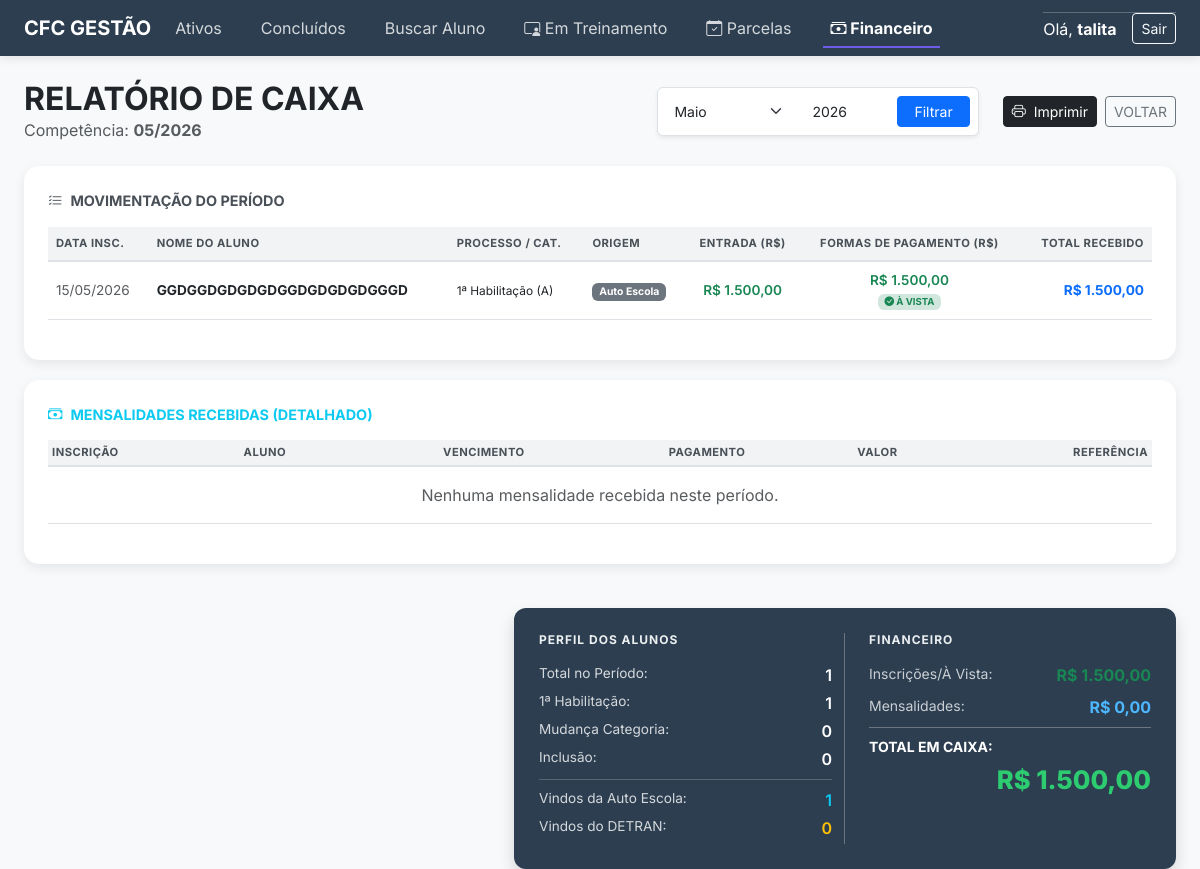
Page /relatorio_mensal (signed in) on the committed database.
### models.py (models this page shows, shortened)
class Aluno(db.Model):
    __tablename__ = 'alunos'
    id = db.Column(db.Integer, primary_key=True)
    nome = db.Column(db.String(100), nullable=False)
    cpf = db.Column(db.String(14), unique=True, nullable=False, index=True)
    contato = db.Column(db.String(20))
    tipo_processo = db.Column(db.String(50), default="1ª Habilitação", nullable=False)
    categoria = db.Column(db.String(2), nullable=False)
    horas_a = db.Column(db.Integer, default=0)
    horas_b = db.Column(db.Integer, default=0)
    data_inscricao = db.Column(db.Date, default=date.today)
    data_prova = db.Column(db.Date, nullable=True)
    concluido = db.Column(db.Boolean, default=False)
    data_conclusao = db.Column(db.Date)
    em_treinamento = db.Column(db.Boolean, default=False)
    origem = db.Column(db.String(20), default="Auto Escola")
    observacoes = db.Column(db.Text, nullable=True)
    valor_total = db.Column(db.Float, default=0.0)
    valor_entrada = db.Column(db.Float, default=0.0)
    forma_pagamento = db.Column(db.String(20), default='a_vista')
    qtd_parcelas = db.Column(db.Integer, default=1)
    aulas = db.relationship('Presenca', backref='aluno', lazy='dynamic', cascade="all, delete-orphan")
    parcelas = db.relationship('Parcela', backref='aluno', cascade="all, delete-orphan", lazy='dynamic')

### routes/financeiro.py (the view)
@financeiro_bp.route('/relatorio_mensal')
def relatorio_mensal():
    if 'usuario_logado' not in session:
        return redirect(url_for('auth.login'))
    if session.get('role') == 'instrutor':
        flash("Acesso negado ao Relatório.", "danger")
        return redirect(url_for('treinamento.treinamento'))
    mes = int(request.args.get('mes', date.today().month))
    ano = int(request.args.get('ano', date.today().year))
    alunos_novos = Aluno.query.filter(
        extract('month', Aluno.data_inscricao) == mes,
        extract('year', Aluno.data_inscricao) == ano
    ).all()
    parcelas_pagas_no_mes = Parcela.query.filter(
        Parcela.paga == True,
        extract('month', Parcela.data_pagamento) == mes,
        extract('year', Parcela.data_pagamento) == ano
    ).all()
    ids_com_parcela = [p.aluno_id for p in parcelas_pagas_no_mes]
    alunos_com_pagamento = Aluno.query.filter(Aluno.id.in_(ids_com_parcela)).all() if ids_com_parcela else []
    todos = list({a.id: a for a in (alunos_novos + alunos_com_pagamento)}.values())
    lista_final = []
    soma_entradas_mes = valor_parcelas_pagas = 0
    for aluno in todos:
        valor_inicial = 0
        if aluno.data_inscricao and aluno.data_inscricao.month == mes and aluno.data_inscricao.year == ano:
            valor_inicial = aluno.valor_total if aluno.forma_pagamento == 'a_vista' else (aluno.valor_entrada or 0)
            soma_entradas_mes += valor_inicial
        total_parcelas = sum(
            p.valor for p in aluno.parcelas
            if p.paga and p.data_pagamento and p.data_pagamento.month == mes and p.data_pagamento.year == ano
        )
        valor_parcelas_pagas += total_parcelas
        lista_final.append({
            'obj': aluno,
            'valor_inicial': valor_inicial,
            'eh_a_vista': aluno.forma_pagamento == 'a_vista'
        })
    def conta(tipo=None, cat=None, origem=None):
        return len([
            a for a in alunos_novos
            if (not tipo or (a.tipo_processo or '').strip().upper() == tipo.upper())
            and (not cat or (a.categoria or '').strip().upper() == cat.upper())
            and (not origem or (a.origem or '').strip().upper() == origem.upper())
        ])
    return render_template(
        'relatorio_mensal.html',
        alunos=lista_final,
        mes_atual=mes,
        ano_atual=ano,
        soma_entradas_mes=soma_entradas_mes,
        valor_parcelas_pagas=valor_parcelas_pagas,
        total_alunos_periodo=len(alunos_novos),
        qtd_primeira_hab=conta(tipo='1ª habilitação'),
        qtd_mudanca_cat=conta(tipo='mudança de categoria'),
        qtd_inclusao=conta(tipo='inclusão'),
        qtd_vindos_cfc=conta(origem='auto escola'),
        qtd_vindos_detran=conta(origem='detran'),
    )

### app.py (called while the page is built)
@app.context_processor
def utility_functions():
    def formatar_moeda(valor):
        if not valor:
            return "0,00"
        return "{:,.2f}".format(float(valor)).replace(',', 'X').replace('.', ',').replace('X', '.')
    return dict(formatar_moeda=formatar_moeda)

### templates/relatorio_mensal.html (shortened to what this page needs)
{% extends 'base.html' %}
{% block extra_css %}
<link rel="stylesheet" href="{{ url_for('static', filename='css/relatorio_mensal.css') }}">
{% endblock %}
{% block content %}
<div class="d-flex justify-content-between align-items-center mb-4">
    <div>
        <h2 class="fw-bold m-0 text-dark text-uppercase">Relatório de Caixa</h2>
        <p class="text-muted m-0">Competência: <strong>{{ "%02d"|format(mes_atual) }}/{{ ano_atual }}</strong></p>
    </div>
    <div class="no-print d-flex gap-2 align-items-center">
        <form action="{{ url_for('financeiro.relatorio_mensal') }}" method="GET" class="d-flex gap-2 align-items-center me-3 bg-white p-2 rounded shadow-sm border">
            {% set meses_lista = ['Janeiro', 'Fevereiro', 'Março', 'Abril', 'Maio', 'Junho', 'Julho', 'Agosto', 'Setembro', 'Outubro', 'Novembro', 'Dezembro'] %}
            <select name="mes" class="form-select form-select-sm border-0" style="width: 130px;">
                {% for i in range(1, 13) %}
                    <option value="{{ i }}" {{ 'selected' if i == mes_atual else '' }}>{{ meses_lista[i-1] }}</option>
                {% endfor %}
            </select>
            <input type="number" name="ano" class="form-control form-control-sm border-0" value="{{ ano_atual }}" style="width: 85px;">
            <button type="submit" class="btn btn-primary btn-sm px-3">Filtrar</button>
        </form>
        <button onclick="window.print()" class="btn btn-dark btn-sm d-flex align-items-center gap-2">
            <i class="bi bi-printer"></i> Imprimir
        </button>
        <a href="{{ url_for('alunos.dashboard') }}" class="btn btn-outline-secondary btn-sm">VOLTAR</a>
    </div>
</div>
<div class="card card-relatorio p-4">
    <div class="section-title"><i class="bi bi-list-check"></i> MOVIMENTAÇÃO DO PERÍODO</div>
    <div class="table-responsive">
        <table class="table table-hover align-middle">
            <thead>
                <tr>
                    <th>DATA INSC.</th>
                    <th>NOME DO ALUNO</th>
                    <th>PROCESSO / CAT.</th>
                    <th>ORIGEM</th>
                    <th class="text-center">ENTRADA (R$)</th>
                    <th class="text-center">FORMAS DE PAGAMENTO (R$)</th>
                    <th class="text-end">TOTAL RECEBIDO</th>
                </tr>
            </thead>
            <tbody>
                {% for item in alunos %}
                    {% set aluno_obj = item.obj %}
                    {% set ns = namespace(total_parcelas_mes=0, parcelas_no_mes=[]) %}
                    {% for p in aluno_obj.parcelas %}
                        {% if p.paga and p.data_pagamento and p.data_pagamento.month == mes_atual and p.data_pagamento.year == ano_atual %}
                            {% set ns.total_parcelas_mes = ns.total_parcelas_mes + (p.valor or 0) %}
                            {% set _ = ns.parcelas_no_mes.append(p) %}
                        {% endif %}
                    {% endfor %}
                    {% set entrada_no_periodo = aluno_obj.data_inscricao and aluno_obj.data_inscricao.month == mes_atual and aluno_obj.data_inscricao.year == ano_atual %}
                    {% if entrada_no_periodo %}
                    <tr style="font-size: 0.85rem;">
                        <td class="text-muted">{{ aluno_obj.data_inscricao.strftime('%d/%m/%Y') if aluno_obj.data_inscricao else '-' }}</td>
                        <td class="fw-bold text-uppercase">{{ aluno_obj.nome }}</td>
                        <td><small>{{ aluno_obj.tipo_processo }} ({{ aluno_obj.categoria }})</small></td>
                        <td>
                            <span class="badge {{ 'bg-dark' if aluno_obj.origem and aluno_obj.origem.strip().upper() == 'DETRAN' else 'bg-secondary' }}" style="font-size: 0.65rem;">
                                {{ aluno_obj.origem }}
                            </span>
                        </td>
                        <td class="text-center text-success fw-semibold">
                            {{ "R$ " ~ formatar_moeda(item.valor_inicial) if item.valor_inicial > 0 else "-" }}
                        </td>
                        <td class="text-center fw-semibold">
                            {% if item.eh_a_vista %}
                                <span class="text-success">R$ {{ formatar_moeda(item.valor_inicial) }}</span>
                                <br>
                                <span class="badge bg-success-subtle text-success" style="font-size: 0.6rem;">
                                    <i class="bi bi-check-circle-fill"></i> À VISTA
                                </span>
                            {% else %}
                                <span class="text-muted">-</span>
                            {% endif %}
                        </td>
                        <td class="text-end fw-bold text-primary">
                            R$ {{ formatar_moeda(item.valor_inicial + ns.total_parcelas_mes) }}
                        </td>
                    </tr>
                    {% endif %}
                {% endfor %}
            </tbody>
        </table>
    </div>
</div>
<div class="card card-relatorio p-4">
    <div class="section-title text-info"><i class="bi bi-cash-stack"></i> MENSALIDADES RECEBIDAS (DETALHADO)</div>
    <div class="table-responsive">
        <table class="table table-sm table-hover align-middle">
            <thead class="border-bottom">
                <tr style="font-size: 0.7rem; color: #6c757d;">
                    <th>INSCRIÇÃO</th>
                    <th>ALUNO</th>
                    <th class="text-center">VENCIMENTO</th>
                    <th class="text-center">PAGAMENTO</th>
                    <th class="text-center">VALOR</th>
                    <th class="text-end">REFERÊNCIA</th>
                </tr>
            </thead>
            <tbody>
                {% set ns_parcela = namespace(existe=false) %}
                {% if not ns_parcela.existe %}
                    <tr><td colspan="6" class="text-center text-muted py-3">Nenhuma mensalidade recebida neste período.</td></tr>
                {% endif %}
            </tbody>
        </table>
    </div>
</div>
<div class="row justify-content-end mt-4">
    <div class="col-md-7">
        <div class="resumo-final shadow">
            <div class="row">
                <div class="col-6 border-end border-secondary">
                    <h6 class="text-uppercase fw-bold mb-3" style="font-size: 0.75rem; color: #ecf0f1; letter-spacing: 1px;">Perfil dos Alunos</h6>
                    <div class="d-flex justify-content-between mb-1">
                        <span class="metric-label">Total no Período:</span>
                        <span class="metric-value">{{ total_alunos_periodo|default(0) }}</span>
                    </div>
                    <div class="d-flex justify-content-between mb-1">
                        <span class="metric-label">1ª Habilitação:</span>
                        <span class="metric-value">{{ qtd_primeira_hab|default(0) }}</span>
                    </div>
                    <div class="d-flex justify-content-between mb-1">
                        <span class="metric-label">Mudança Categoria:</span>
                        <span class="metric-value">{{ qtd_mudanca_cat|default(0) }}</span>
                    </div>
                    <div class="d-flex justify-content-between mb-1">
                        <span class="metric-label">Inclusão:</span>
                        <span class="metric-value">{{ qtd_inclusao|default(0) }}</span>
                    </div>
                    <hr class="my-2" style="opacity: 0.2;">
                    <div class="d-flex justify-content-between mb-1">
                        <span class="metric-label">Vindos da Auto Escola:</span>
                        <span class="metric-value text-info">{{ qtd_vindos_cfc|default(0) }}</span>
                    </div>
                    <div class="d-flex justify-content-between mb-1">
                        <span class="metric-label">Vindos do DETRAN:</span>
                        <span class="metric-value text-warning">{{ qtd_vindos_detran|default(0) }}</span>
                    </div>
                </div>
                <div class="col-6 ps-4">
                    <h6 class="text-uppercase fw-bold mb-3" style="font-size: 0.75rem; color: #ecf0f1; letter-spacing: 1px;">Financeiro</h6>
                    <div class="d-flex justify-content-between mb-2">
                        <span class="opacity-75 small">Inscrições/À Vista:</span>
                        <span class="fw-bold text-success">R$ {{ formatar_moeda(soma_entradas_mes|default(0)) }}</span>
                    </div>
                    <div class="d-flex justify-content-between mb-2">
                        <span class="opacity-75 small">Mensalidades:</span>
                        <span class="fw-bold" style="color: #4db8ff;">R$ {{ formatar_moeda(valor_parcelas_pagas|default(0)) }}</span>
                    </div>
                    <div class="border-top border-secondary pt-2 mt-2">
                        <span class="fw-bold d-block small mb-1">TOTAL EM CAIXA:</span>
                        <span class="text-lucro d-block text-end">
                            R$ {{ formatar_moeda((soma_entradas_mes|default(0)) + (valor_parcelas_pagas|default(0))) }}
                        </span>
                    </div>
                </div>
            </div>
        </div>
    </div>
</div>
{% endblock %}

### static/css/base.css (style rules this page uses)
body { font-family: 'Inter', sans-serif; background-color: #f8f9fa; }

### static/css/relatorio_mensal.css (style rules this page uses)
.card-relatorio { border-radius: 15px; border: none; box-shadow: 0 4px 12px rgba(0,0,0,0.08); background: white; margin-bottom: 20px; }
.resumo-final { background-color: #2c3e50; color: white; border-radius: 12px; padding: 25px; margin-top: 20px; }
.text-lucro { color: #2ecc71; font-size: 1.6rem; font-weight: 800; }
.table thead th { background-color: #f1f3f5; color: #495057; text-transform: uppercase; letter-spacing: 0.5px; border-bottom: 2px solid #dee2e6; font-size: 0.7rem; }
.section-title { font-size: 0.9rem; font-weight: 700; color: #495057; margin-bottom: 15px; display: flex; align-items: center; gap: 8px; }
.metric-label { opacity: 0.8; font-size: 0.85rem; }
.metric-value { font-weight: 600; color: #fff; }

### rows in the picture
Aluno: data_inscricao "15/05/2026", nome "GGDGGDGDGDGDGGDGDGDGDGGGD", tipo_processo "1ª Habilitação", categoria "A", origem "Auto Escola", valor_total "R$ 1.500,00", valor_total "1.500,00", formatar_moeda(item.valor_inicial+ns.total_parcelas_mes) "1.500,00"

### other values in the picture
{{ session.get('usuario_logado', '') }} "talita"
{{ "%02d"|format(mes_atual) }} "05"
{{ ano_atual }} "2026"
{{ total_alunos_periodo|default(0) }} "1"
{{ qtd_primeira_hab|default(0) }} "1"
{{ qtd_mudanca_cat|default(0) }} "0"
{{ qtd_inclusao|default(0) }} "0"
{{ qtd_vindos_cfc|default(0) }} "1"
{{ qtd_vindos_detran|default(0) }} "0"
form field mes "Maio"
